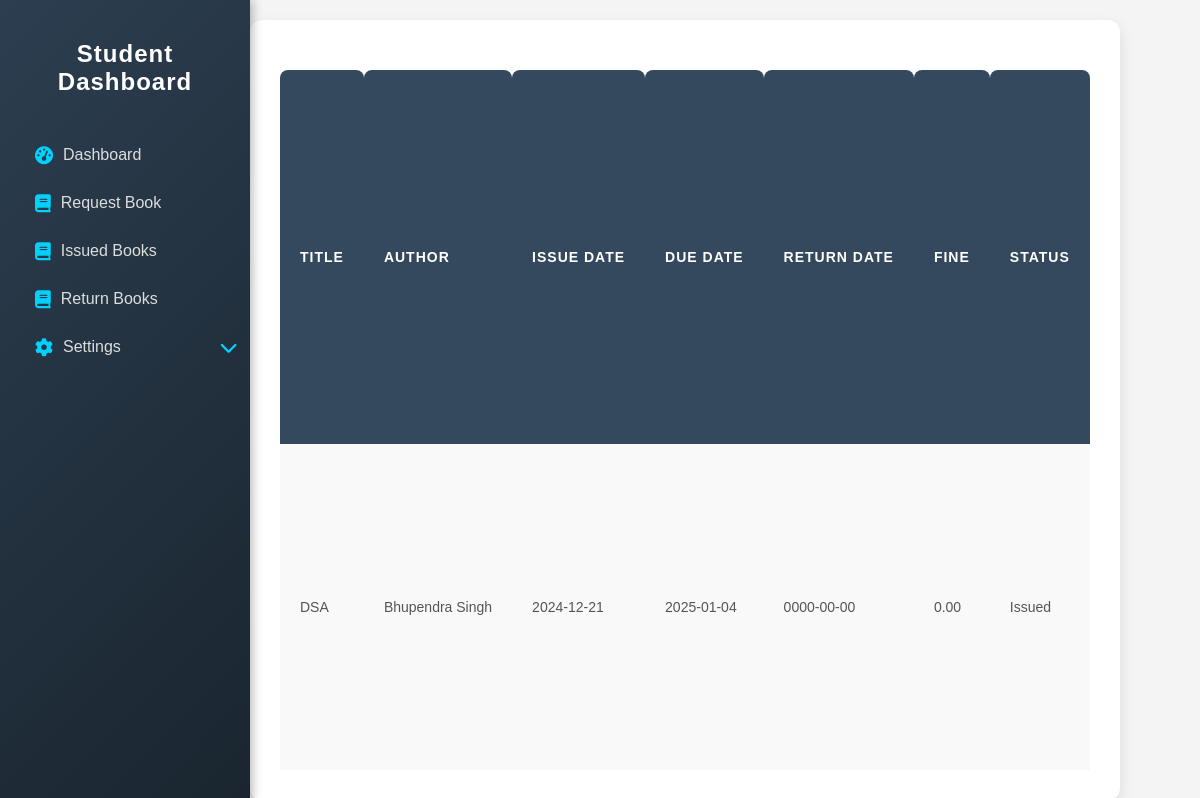
Before: /student/issuedbooks.php (signed in) with the older database file.
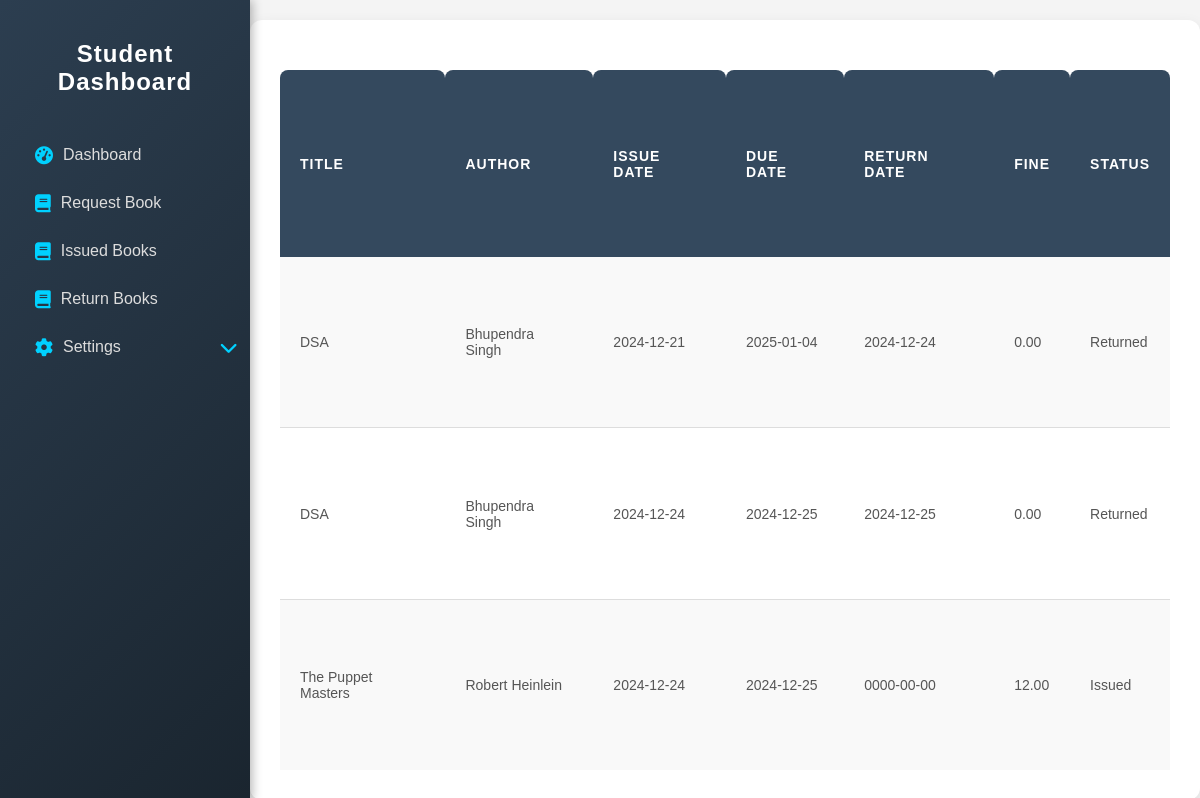
After: the same page with the newer database file.
### tables this page shows
CREATE TABLE `transaction` (
  `T_id` int(11) NOT NULL,
  `S_email` varchar(255) NOT NULL,
  `B_id` int(11) NOT NULL,
  `Issue_date` date DEFAULT NULL,
  `Due_date` date DEFAULT NULL,
  `Return_date` date DEFAULT NULL,
  `Fine` decimal(10,2) DEFAULT 0.00,
  `Status` enum('Requested','Issued','Rejected','Returned') DEFAULT 'Requested'
);

CREATE TABLE `books` (
  `B_id` int(11) NOT NULL,
  `Title` varchar(255) NOT NULL,
  `Author` varchar(255) NOT NULL,
  `ISBN` varchar(20) DEFAULT NULL,
  `Category` varchar(255) DEFAULT NULL,
  `Status` enum('Available','Reserved','Issued') DEFAULT 'Available',
  `Quantity` int(11) NOT NULL
);

### student/issuedbooks.php (the view, shortened to what this page needs)
<?php
require '../includes/config.php';
$student_email = $_SESSION['email'];
$sql = "SELECT b.Title, b.Author, t.Issue_date, t.Due_date, t.Return_date, t.Fine, t.Status
        FROM transaction t
        JOIN books b ON t.B_id = b.B_id
        WHERE t.S_email = ?";
$stmt = $conn->prepare($sql);
$stmt->bind_param("s", $student_email);
$stmt->execute();
$result = $stmt->get_result();
?>
<!DOCTYPE html>
<html lang="en">
<head>
    <link rel="stylesheet" href="https://cdnjs.cloudflare.com/ajax/libs/font-awesome/6.0.0/css/all.min.css">
    <link rel="stylesheet" href="../librarian/style.css">
    <link rel="stylesheet" href="../assets/css/style.css">
</head>
<body>
<aside class="sidebar">
        <h1>Student Dashboard</h1>
        <nav>
            <ul>
                <li><a href="dashboard.php"><i class="fas fa-tachometer-alt"></i> Dashboard</a></li>
                <li><a href="requestbook.php"><i class="fa-solid fa-book"></i> Request Book</a></li>
                <li><a href="issuedbooks.php"><i class="fa-solid fa-book"></i> Issued Books</a></li>
                <li><a href="returnbooks.php"><i class="fa-solid fa-book"></i> Return Books</a></li>
                <li class="dropdown">
                    <a href="#" onclick="toggleDropdown()" class="dropdown-toggle"><i class="fas fa-cog"></i> Settings <i class="fa fa-chevron-down" style=" margin-left: 100px;"></i></a>
                </li>
            </ul>
        </nav>
    </aside>
<div class="container">
    <?php
    if ($result->num_rows > 0) {
        echo "<table>
                <tr>
                    <th>Title</th>
                    <th>Author</th>
                    <th>Issue Date</th>
                    <th>Due Date</th>
                    <th>Return Date</th>
                    <th>Fine</th>
                    <th>Status</th>
                </tr>";
                while ($row = $result->fetch_assoc()) {
                    echo "<tr>
                            <td>" . htmlspecialchars($row['Title']) . "</td>
                            <td>" . htmlspecialchars($row['Author']) . "</td>
                            <td>" . htmlspecialchars($row['Issue_date']) . "</td>
                            <td>" . htmlspecialchars($row['Due_date']) . "</td>
                            <td>" . htmlspecialchars(($row['Status'] === 'Returned' && $row['Return_date'] === '0000-00-00') ? '-' : $row['Return_date']) . "</td>
                            <td>" . htmlspecialchars($row['Fine']) . "</td>
                            <td>" . htmlspecialchars($row['Status']) . "</td>
                          </tr>";
                }
        echo "</table>";
    } else {
        echo "<p class='no-history'>No books issued yet.</p>";
    }
    ?>
</div>
</body>
</html>

### admin/style.css (style rules this page uses)
body { font-family: Arial, sans-serif; margin: 0; padding: 0; display: flex; flex-direction: column; min-height: 100vh; background-color: #f4f7fc; }
.container { display: flex; height: 100%; }

### assets/css/style.css (style rules this page uses)
body, html { height: 100%; margin: 0; }
.container { display: flex; height: 100vh; }
.sidebar { width: 250px; background-color: #343a40; color: #fff; display: flex; flex-direction: column; padding: 20px 10px; overflow-y: auto; }
.sidebar h1 { font-size: 22px; margin-bottom: 30px; text-align: center; }
.sidebar nav ul { list-style: none; padding: 0; }
.sidebar nav ul li { margin: 20px 0; }
.sidebar nav ul li a { color: #ddd; text-decoration: none; display: block; padding: 10px 15px; border-radius: 5px; transition: background-color 0.3s ease, color 0.3s ease; }
.dropdown-toggle { cursor: pointer; display: inline-flex; align-items: center; }

### student/issuedbooks.php (style rules this page uses)
.sidebar { width: 250px; height: 100vh; position: fixed; top: 0; left: 0; background: linear-gradient(135deg, #2c3e50, #1a252f); color: white; padding: 20px 10px; box-shadow: 2px 0 10px rgba(0, 0, 0, 0.3); z-index: 1000; overflow-y: auto; transition: width 0.3s ease; }
.sidebar h1 { font-size: 24px; text-align: center; margin-bottom: 30px; color: #fff; letter-spacing: 1px; animation: fadeIn 0.5s ease; }
.sidebar nav ul { list-style: none; padding: 0; margin: 0; }
.sidebar nav ul li { margin: 10px 0; }
.sidebar nav ul li a { display: flex; align-items: center; padding: 10px 15px; color: #ddd; font-size: 16px; text-decoration: none; border-radius: 8px; transition: all 0.3s ease; }
.sidebar nav ul li a i { margin-right: 10px; font-size: 18px; color: #00d1ff; transition: transform 0.3s ease; }
.dropdown-toggle { display: flex; justify-content: space-between; align-items: center; cursor: pointer; }
body { display: flex; justify-content: center; align-items: flex-start; height: 100vh; margin: 0; background-color: #f4f4f4; }
.sidebar { position: fixed; top: 0; left: 0; width: 250px; height: 100vh; background-color: #333; color: #fff; padding: 20px; box-sizing: border-box; z-index: 10; }
.container { max-width: 90%; width: auto; margin: 20px 0 0 250px; padding: 30px; background-color: #ffffff; border-radius: 12px; box-shadow: 0 6px 15px rgba(0, 0, 0, 0.1); position: relative; z-index: 1; }
table { width: auto; border-collapse: collapse; margin-top: 20px; }
table th { background: #34495e; color: #fff; text-align: left; padding: 15px 20px; font-size: 14px; font-weight: 600; text-transform: uppercase; letter-spacing: 1px; border-top-left-radius: 8px; border-top-right-radius: 8px; }
table td { padding: 12px 20px; font-size: 14px; color: #555; text-align: left; border-bottom: 1px solid #ddd; }
table tr:nth-child(even) { background-color: #f9f9f9; }
table tr:last-child td { border-bottom: none; }

Changed rows visible on the page:
changed transaction (number 1 of 3 on the later page): Return_date "0000-00-00" → "2024-12-24"; Status "Issued" → "Returned"
added transaction: B.Title "DSA", B.Author "Bhupendra Singh", Issue_date "2024-12-24", Due_date "2024-12-25", Return_date "2024-12-25", Fine "0.00", Status "Returned"
added transaction: B.Title "The Puppet Masters", B.Author "Robert Heinlein", Issue_date "2024-12-24", Due_date "2024-12-25", Return_date "0000-00-00", Fine "12.00", Status "Issued"
